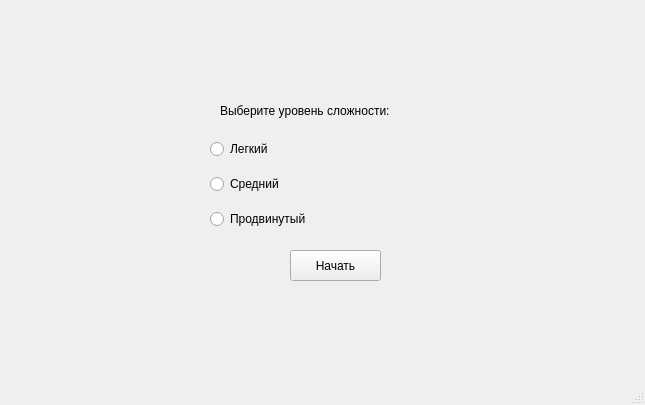
<?xml version="1.0" encoding="UTF-8"?>
<ui version="4.0">
 <class>MainWindow</class>
 <widget class="QMainWindow" name="MainWindow">
  <property name="geometry">
   <rect>
    <x>0</x>
    <y>0</y>
    <width>645</width>
    <height>405</height>
   </rect>
  </property>
  <property name="windowTitle">
   <string>Цвета &amp; Слова. Выбор уровня сложности</string>
  </property>
  <widget class="QWidget" name="centralwidget">
   <widget class="QPushButton" name="startColoursWordsButton">
    <property name="geometry">
     <rect>
      <x>290</x>
      <y>250</y>
      <width>91</width>
      <height>31</height>
     </rect>
    </property>
    <property name="styleSheet">
     <string notr="true">font: 16pt &quot;MS Shell Dlg 2&quot;;</string>
    </property>
    <property name="text">
     <string>Начать</string>
    </property>
   </widget>
   <widget class="QLabel" name="label_2">
    <property name="geometry">
     <rect>
      <x>220</x>
      <y>100</y>
      <width>231</width>
      <height>21</height>
     </rect>
    </property>
    <property name="styleSheet">
     <string notr="true">font: 75 12pt &quot;MS Shell Dlg 2&quot;;</string>
    </property>
    <property name="text">
     <string>Выберите уровень сложности:</string>
    </property>
   </widget>
   <widget class="QWidget" name="verticalLayoutWidget_2">
    <property name="geometry">
     <rect>
      <x>210</x>
      <y>130</y>
      <width>251</width>
      <height>111</height>
     </rect>
    </property>
    <layout class="QVBoxLayout" name="verticalLayout_2">
     <item>
      <widget class="QRadioButton" name="easyColoursWordsButton">
       <property name="styleSheet">
        <string notr="true">font: 11pt &quot;MS Shell Dlg 2&quot;;</string>
       </property>
       <property name="text">
        <string>Легкий</string>
       </property>
      </widget>
     </item>
     <item>
      <widget class="QRadioButton" name="mediumColoursWordsButton">
       <property name="styleSheet">
        <string notr="true">font: 11pt &quot;MS Shell Dlg 2&quot;;</string>
       </property>
       <property name="text">
        <string>Средний</string>
       </property>
      </widget>
     </item>
     <item>
      <widget class="QRadioButton" name="difficultColoursWordsButton">
       <property name="styleSheet">
        <string notr="true">font: 11pt &quot;MS Shell Dlg 2&quot;;</string>
       </property>
       <property name="text">
        <string>Продвинутый</string>
       </property>
      </widget>
     </item>
    </layout>
   </widget>
  </widget>
  <widget class="QStatusBar" name="statusbar"/>
 </widget>
 <resources/>
 <connections/>
</ui>
